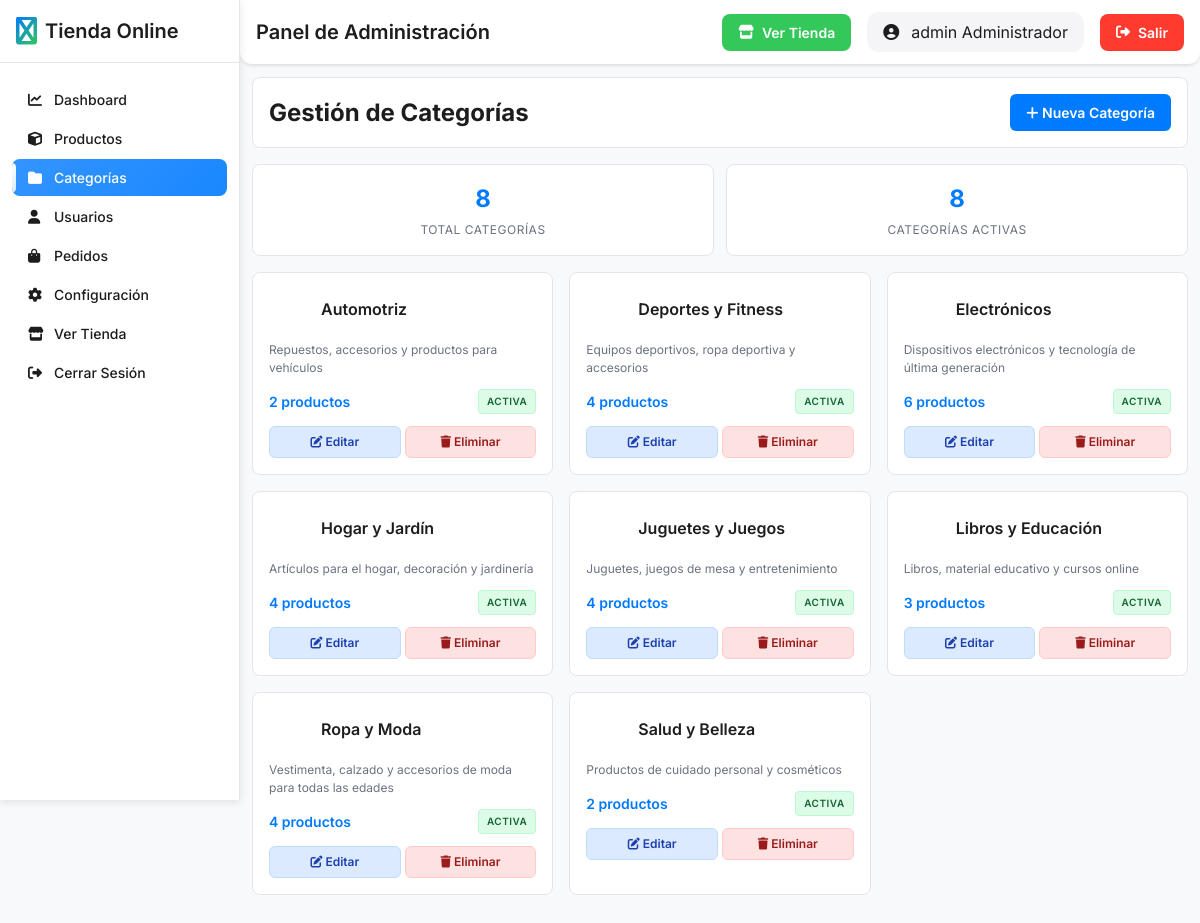
/admin/categorias.php (signed in), run on the app's committed database.
### tables this page shows
CREATE TABLE categorias (
    id INT AUTO_INCREMENT PRIMARY KEY,
    nombre VARCHAR(100) NOT NULL,
    descripcion TEXT,
    imagen VARCHAR(255),
    activo BOOLEAN DEFAULT TRUE,
    fecha_creacion TIMESTAMP DEFAULT CURRENT_TIMESTAMP,
    fecha_actualizacion TIMESTAMP DEFAULT CURRENT_TIMESTAMP ON UPDATE CURRENT_TIMESTAMP
);

### models/Categoria.php (called while the page is built, shortened)
<?php
class Categoria {
    private $conn;
    private $table_name = "categorias";
    public function __construct($db) {
        $this->conn = $db;
    }
    public function getAll() {
        $query = "SELECT c.*, COUNT(p.id) as productos_count
                  FROM " . $this->table_name . " c
                  LEFT JOIN productos p ON c.id = p.categoria_id AND p.activo = 1
                  WHERE c.activo = 1
                  GROUP BY c.id
                  ORDER BY c.nombre ASC";
        $stmt = $this->conn->prepare($query);
        $stmt->execute();
        return $stmt->fetchAll();
    }
    public function getStats() {
        $query = "SELECT
                    COUNT(*) as total_categorias,
                    SUM(CASE WHEN activo = 1 THEN 1 ELSE 0 END) as categorias_activas
                  FROM " . $this->table_name;
        $stmt = $this->conn->prepare($query);
        $stmt->execute();
        return $stmt->fetch();
    }
}
?>

### admin/categorias.php (the view, shortened to what this page needs)
<?php
require_once '../models/Categoria.php';
$database = new Database();
$pdo = $database->getConnection();
$categoria = new Categoria($pdo);
$action = $_GET['action'] ?? 'list';
switch ($action) {
    default:
        $categorias = $categoria->getAll();
        $categorias_stats = $categoria->getStats();
        break;
}
include '../views/admin/layout.php';
?>
<?php if ($action === 'create' || $action === 'edit'): ?>
    <div class="form-container">
        <h2><?php echo $action === 'create' ? 'Crear Categoría' : 'Editar Categoría'; ?></h2>
        <form method="POST">
            <div class="form-group">
                <label class="form-label" for="nombre">Nombre de la Categoría</label>
                <input type="text" class="form-input" id="nombre" name="nombre"
                       value="<?php echo $categoria_data['nombre'] ?? ''; ?>" required>
            </div>
            <div class="form-group">
                <label class="form-label" for="descripcion">Descripción</label>
                <textarea class="form-input form-textarea" id="descripcion" name="descripcion" required><?php echo $categoria_data['descripcion'] ?? ''; ?></textarea>
            </div>
            <div class="form-group">
                <label class="form-label" for="icono">Icono (Font Awesome)</label>
                <input type="text" class="form-input" id="icono" name="icono"
                       value="<?php echo $categoria_data['icono'] ?? 'fas fa-tag'; ?>"
                       placeholder="fas fa-tag">
                <div class="icon-preview" id="icon-preview"
                     style="background: <?php echo $categoria_data['color'] ?? '#007AFF'; ?>;">
                    <i class="<?php echo $categoria_data['icono'] ?? 'fas fa-tag'; ?>"></i>
                </div>
            </div>
            <div class="form-group">
                <label class="form-label" for="color">Color</label>
                <input type="color" class="form-input" id="color" name="color"
                       value="<?php echo $categoria_data['color'] ?? '#007AFF'; ?>">
            </div>
            <div class="form-group">
                <div class="form-checkbox">
                    <input type="checkbox" id="activo" name="activo"
                           <?php echo (isset($categoria_data['activo']) && $categoria_data['activo']) ? 'checked' : ''; ?>>
                    <label class="form-label" for="activo">Categoría Activa</label>
                </div>
            </div>
            <div class="form-actions">
                <button type="submit" class="btn-save">
                    <i class="fas fa-save"></i> Guardar
                </button>
                <a href="categorias.php" class="btn-cancel">
                    <i class="fas fa-times"></i> Cancelar
                </a>
            </div>
        </form>
    </div>
    <script>
        document.getElementById('icono').addEventListener('input', function() {
            const icon = this.value;
            const preview = document.getElementById('icon-preview');
            preview.innerHTML = `<i class="${icon}"></i>`;
        });
        document.getElementById('color').addEventListener('input', function() {
            const color = this.value;
            const preview = document.getElementById('icon-preview');
            preview.style.background = color;
        });
    </script>
<?php else: ?>
    <div class="page-header">
        <h2>Gestión de Categorías</h2>
        <a href="categorias.php?action=create" class="btn-create">
            <i class="fas fa-plus"></i> Nueva Categoría
        </a>
    </div>
    <div class="stats-row">
        <div class="stat-item">
            <div class="stat-number"><?php echo $categorias_stats['total_categorias']; ?></div>
            <div class="stat-label">Total Categorías</div>
        </div>
        <div class="stat-item">
            <div class="stat-number"><?php echo $categorias_stats['categorias_activas']; ?></div>
            <div class="stat-label">Categorías Activas</div>
        </div>
    </div>
    <div class="categories-grid">
        <?php foreach ($categorias as $cat): ?>
            <div class="category-card">
                <div class="category-header">
                    <div class="category-icon" style="background: <?php echo $cat['color']; ?>;">
                    </div>
                    <div class="category-info">
                        <h3><?php echo htmlspecialchars($cat['nombre']); ?></h3>
                    </div>
                </div>
                <div class="category-description">
                    <?php echo htmlspecialchars($cat['descripcion']); ?>
                </div>
                <div class="category-stats">
                    <span class="product-count"><?php echo $cat['productos_count']; ?> productos</span>
                    <span class="category-status <?php echo $cat['activo'] ? 'status-active' : 'status-inactive'; ?>">
                        <?php echo $cat['activo'] ? 'Activa' : 'Inactiva'; ?>
                    </span>
                </div>
                <div class="category-actions">
                    <a href="categorias.php?action=edit&id=<?php echo $cat['id']; ?>"
                       class="btn-action btn-edit">
                        <i class="fas fa-edit"></i> Editar
                    </a>
                    <a href="categorias.php?action=delete&id=<?php echo $cat['id']; ?>"
                       class="btn-action btn-delete"
                       onclick="return confirm('¿Estás seguro de eliminar esta categoría?')">
                        <i class="fas fa-trash"></i> Eliminar
                    </a>
                </div>
            </div>
        <?php endforeach; ?>
    </div>
<?php endif; ?>
<?php include '../views/admin/layout_end.php'; ?>

### views/admin/layout.php (style rules this page uses)
* { margin: 0; padding: 0; box-sizing: border-box; }
:root { --primary: #007AFF; --primary-dark: #0056CC; --secondary: #8E8E93; --success: #34C759; --warning: #FF9500; --error: #FF3B30; --gray-50: #F2F2F7; --gray-100: #E5E5EA; --gray-200: #D1D1D6; --gray-300: #C7C7CC; --gray-400: #AEAEB2; --gray-500: #8E8E93; --gray-600: #636366; --gray-700: #48484A; --gray-800: #3A3A3C; --gray-900: #1C1C1E; --white: #FFFFFF; }
body { font-family: 'Inter', -apple-system, BlinkMacSystemFont, sans-serif; background: #f8f9fa; color: #1d1d1f; line-height: 1.5; overflow-x: hidden; margin: 0; padding: 0; }

### admin/categorias.php (style rules this page uses)
.page-header { display: flex; justify-content: space-between; align-items: center; margin-bottom: 1rem; padding: 1rem; background: #ffffff; border-radius: 8px; border: 1px solid #e5e5e7; }
.stats-row { display: grid; grid-template-columns: repeat(auto-fit, minmax(150px, 1fr)); gap: 0.75rem; margin-bottom: 1rem; }
.stat-item { background: #ffffff; padding: 1rem; border-radius: 8px; border: 1px solid #e5e5e7; text-align: center; transition: all 0.2s ease; }
.stat-number { font-size: 1.5rem; font-weight: 700; color: #007AFF; margin-bottom: 0.25rem; }
.stat-label { font-size: 0.75rem; color: #6b7280; text-transform: uppercase; letter-spacing: 0.5px; }
.categories-grid { display: grid; grid-template-columns: repeat(auto-fill, minmax(250px, 1fr)); gap: 1rem; margin-bottom: 1rem; }
.category-card { background: #ffffff; border-radius: 8px; border: 1px solid #e5e5e7; padding: 1rem; transition: all 0.2s ease; position: relative; }
.category-header { display: flex; align-items: center; gap: 0.75rem; margin-bottom: 0.75rem; }
.category-icon { width: 40px; height: 40px; border-radius: 8px; display: flex; align-items: center; justify-content: center; font-size: 1rem; color: white; }
.category-info h3 { font-size: 1rem; font-weight: 600; color: #1d1d1f; margin: 0; }
.category-description { color: #6b7280; font-size: 0.75rem; margin-bottom: 0.75rem; }
.category-stats { display: flex; justify-content: space-between; align-items: center; margin-bottom: 0.75rem; }
.product-count { font-size: 0.875rem; font-weight: 600; color: #007AFF; }
.category-status { padding: 0.25rem 0.5rem; border-radius: 4px; font-size: 0.625rem; font-weight: 600; text-transform: uppercase; letter-spacing: 0.5px; }
.status-active { background: #dcfce7; color: #166534; border: 1px solid #bbf7d0; }
.category-actions { display: flex; gap: 0.25rem; }
.btn-action { flex: 1; padding: 0.375rem; border-radius: 6px; text-decoration: none; font-weight: 600; transition: all 0.2s ease; font-size: 0.75rem; text-align: center; }
.btn-edit { background: #dbeafe; color: #1e40af; border: 1px solid #bfdbfe; }
.btn-delete { background: #fee2e2; color: #991b1b; border: 1px solid #fecaca; }
.btn-create { background: #007AFF; color: #ffffff; padding: 0.5rem 1rem; border-radius: 6px; text-decoration: none; font-weight: 600; transition: all 0.2s ease; font-size: 0.875rem; }

### data on the page
categorias: nombre "Automotriz", descripcion "Repuestos, accesorios y productos para vehículos", productos_count "2", activo "ACTIVA"
categorias: nombre "Deportes y Fitness", descripcion "Equipos deportivos, ropa deportiva y accesorios", productos_count "4", activo "ACTIVA"
categorias: nombre "Electrónicos", descripcion "Dispositivos electrónicos y tecnología de última generación", productos_count "6", activo "ACTIVA"
categorias: nombre "Hogar y Jardín", descripcion "Artículos para el hogar, decoración y jardinería", productos_count "4", activo "ACTIVA"
categorias: nombre "Juguetes y Juegos", descripcion "Juguetes, juegos de mesa y entretenimiento", productos_count "4", activo "ACTIVA"
categorias: nombre "Libros y Educación", descripcion "Libros, material educativo y cursos online", productos_count "3", activo "ACTIVA"
categorias: nombre "Ropa y Moda", descripcion "Vestimenta, calzado y accesorios de moda para todas las edades", productos_count "4", activo "ACTIVA"
categorias: nombre "Salud y Belleza", descripcion "Productos de cuidado personal y cosméticos", productos_count "2", activo "ACTIVA"

### other printed values
$page_title "Panel de Administración"
$_SESSION['user_name'] "admin Administrador"
$categorias_stats['total_categorias'] "8"
$categorias_stats['categorias_activas'] "8"
